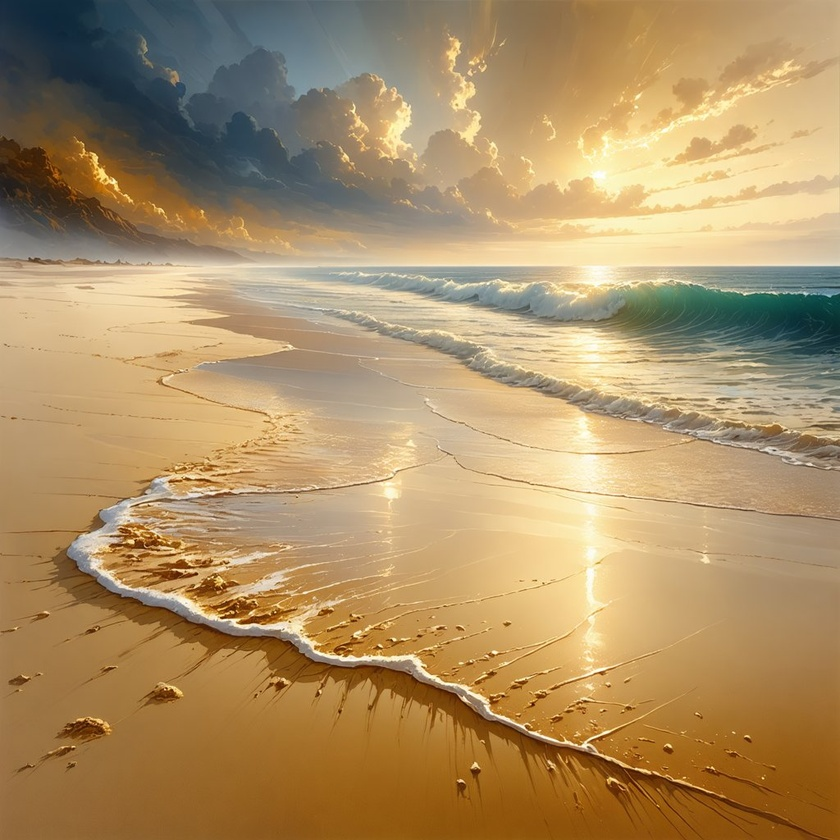
#> input picture beach.jpg, 840 x 840 px, shrunk from 1024 x 1024 before the run
$ python generate_views.py ../beach.jpg ../cityscape.jpg
#> lines starting #> are read from the running program, lines starting #| are printed output that depends on the picture
# generate_views.py
import argparse
import logging
import os

import cv2
import numpy as np

# Configure basic logging at the module level
logging.basicConfig(
    level=logging.INFO, format="[%(asctime)s] [%(levelname)s] [%(module)s] %(message)s"
)
logger = logging.getLogger(__name__)


def shift_view(image_path, depth_path, output_dir, shifts):
    """Generates shifted views of an image using its depth map."""
#> called with image_path = '../beach.jpg', depth_path = '../cityscape.jpg', output_dir = './views'
    logger.info(f"Reading image: {image_path}")
    img = cv2.imread(image_path)
#> img is the input picture: shape (840, 840, 3); mean B, G, R 101.1, 144.3, 172.9
    if img is None:
        logger.error(f"Error: Could not read image file {image_path}")
        return

    logger.info(f"Reading depth map: {depth_path}")
    depth = cv2.imread(depth_path, cv2.IMREAD_GRAYSCALE)
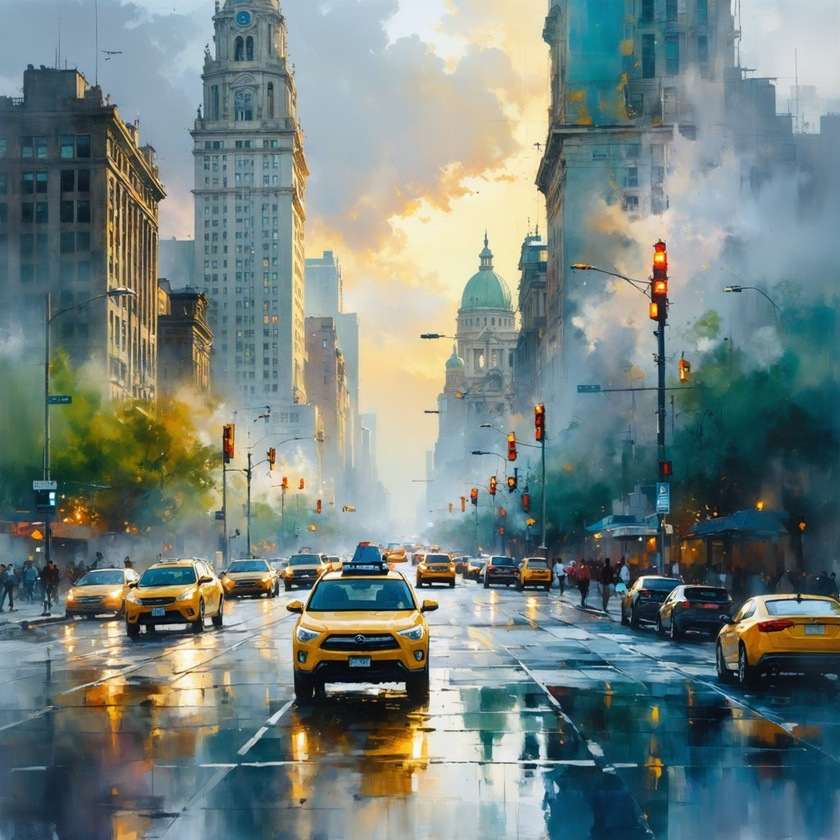
#> input picture cityscape.jpg, 840 x 840 px, shrunk from 1024 x 1024 before the run
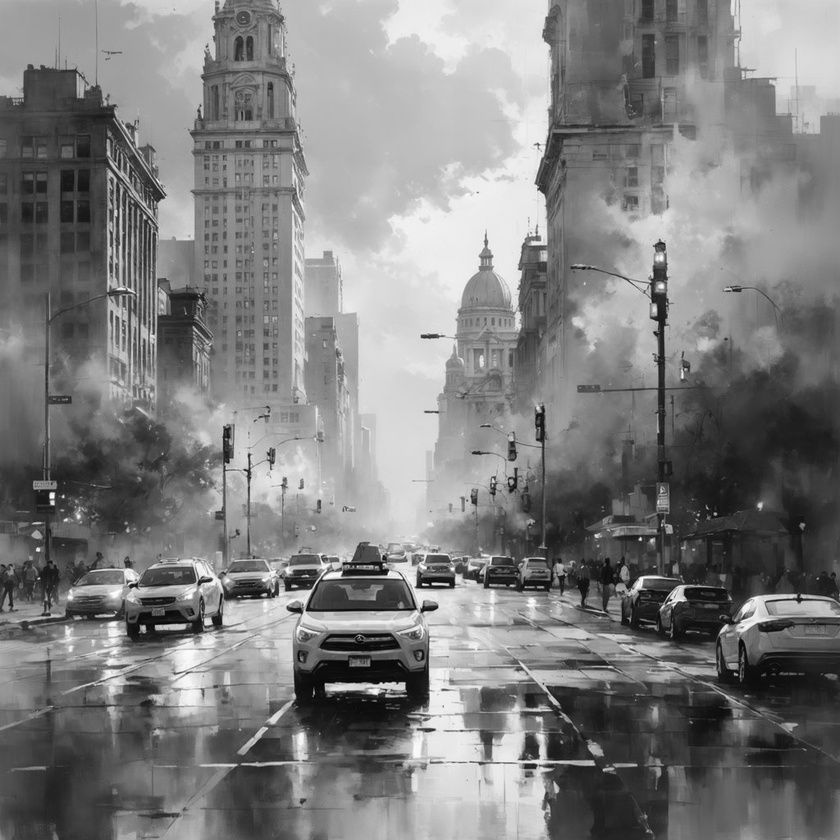
#> depth: shape (840, 840); min 2, max 255, mean 126
    if depth is None:
        logger.error(f"Error: Could not read depth map file {depth_path}")
        return
    depth = depth.astype(np.float32)

    h, w = img.shape[:2]
#> h = 840; w = 840
    logger.info(f"Image dimensions: {w}x{h}")

    logger.info(f"Creating output directory: {output_dir}")
    os.makedirs(output_dir, exist_ok=True)

    # Prepare meshgrid
    map_x_base, map_y = np.meshgrid(np.arange(w), np.arange(h))
    map_y = map_y.astype(np.float32)  # map_y remains constant
    center_x = w / 2.0
#> center_x = 420
    # Calculate relative x coordinates (0 at center, +/- w/2 at edges)
    relative_x = map_x_base.astype(np.float32) - center_x

    # --- Perspective configuration ---
    # Controls how much more pixels shift towards the edges compared to the center
    # Adjust this value to control the 'convergence' effect. 0.0 = parallel shift.
    perspective_strength = 0.3
    logger.info(f"Using perspective strength: {perspective_strength}")

    logger.info(f"Generating {len(shifts)} shifted views...")
    for i, shift_amount in enumerate(shifts):
        logger.info(
            f"  Generating view {i+1}/{len(shifts)} with shift {shift_amount}..."
        )
        # Normalize depth to 0-1 range for shift calculation
        depth_normalized = depth / 255.0

        # Calculate perspective scaling: 1.0 at center, >1.0 towards edges
        # Avoid division by zero if width is very small (unlikely)
        if center_x > 0:
            perspective_scale = 1.0 + (np.abs(relative_x) / center_x) * perspective_strength
        else:
            perspective_scale = 1.0

        # Calculate final horizontal shift incorporating depth and perspective
        # Pixels further from the center (larger |relative_x|) will have their shift amplified
        map_x_shifted = map_x_base.astype(np.float32) + \
                        shift_amount * depth_normalized * perspective_scale

        # Remap the image using the shifted coordinates
        warped = cv2.remap(
            img,
            map_x_shifted,
            map_y,
            interpolation=cv2.INTER_LINEAR,
            borderMode=cv2.BORDER_REPLICATE,
        )

        # Save the warped view
        output_filename = f"view_{i:03d}_shift_{shift_amount}.png"
        output_filepath = os.path.join(output_dir, output_filename)
        cv2.imwrite(output_filepath, warped)
        logger.debug(f"    Saved view to: {output_filepath}")
#> this loop made 5 passes
#> pass 1, in shift_view, `map_x_shifted = map_x_base.astype(np.float32) + \ shift_amount * depth..`:
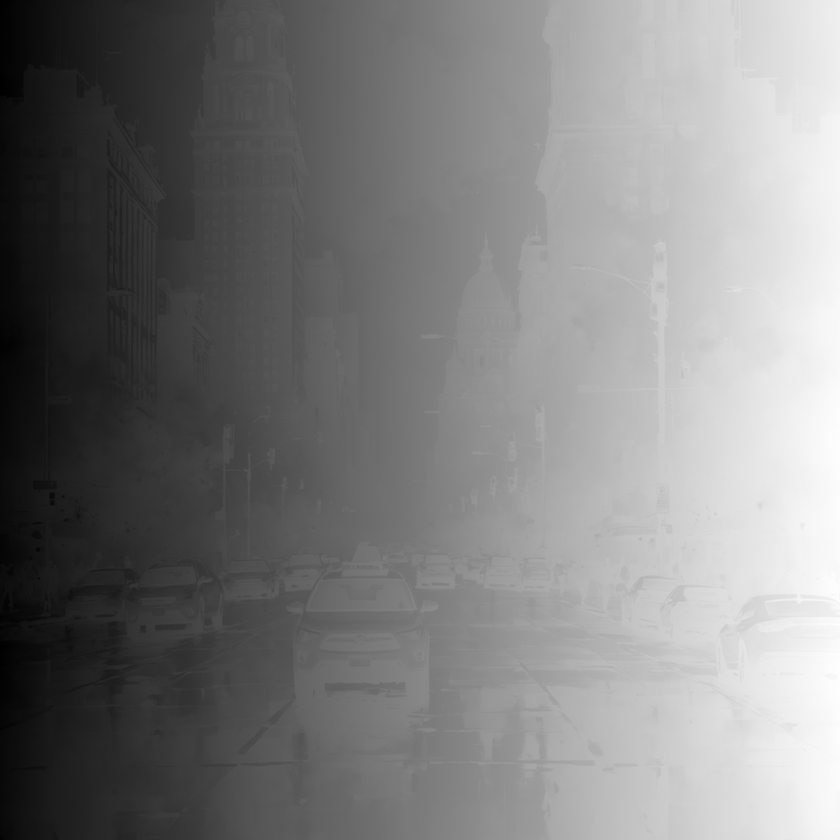
#> map_x_shifted: shape (840, 840) float32; min -55.98, max 830.4, mean 386; drawn with min black and max white
#> pass 1, in shift_view, `warped = cv2.remap( img, map_x_shifted, map_y, interpolation=cv2.INTER..`:
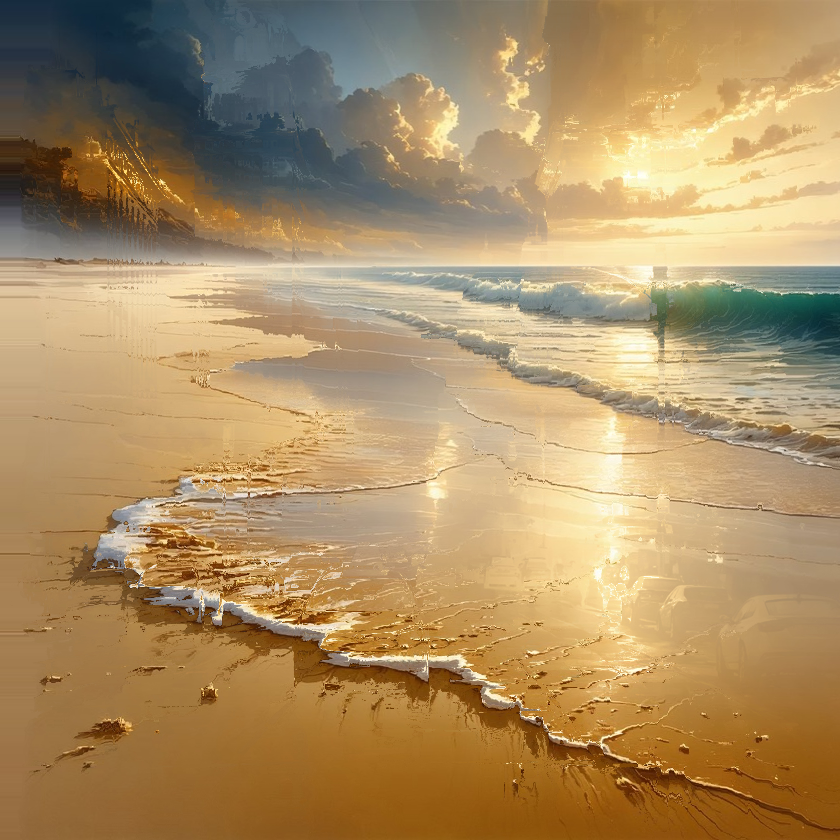
#> warped: shape (840, 840, 3); mean B, G, R 100.1, 142.7, 171.3

    logger.info("View generation complete.")


if __name__ == "__main__":
    parser = argparse.ArgumentParser(
        description="Generate synthetic views using an image and its depth map."
    )
    parser.add_argument("input_image", type=str, help="Path to the input image file.")
    parser.add_argument(
        "input_depth", type=str, help="Path to the input depth map file (grayscale)."
    )
    parser.add_argument(
        "-d",
        "--output_dir",
        type=str,
        default="./views",
        help="Directory to save the generated views. Defaults to './views'.",
    )
    parser.add_argument(
        "--shifts",
        type=int,
        nargs="+",
        default=[-60, -30, 0, 30, 60],
        help="List of horizontal shift amounts.",
    )

    args = parser.parse_args()

    shift_view(args.input_image, args.input_depth, args.output_dir, args.shifts)
